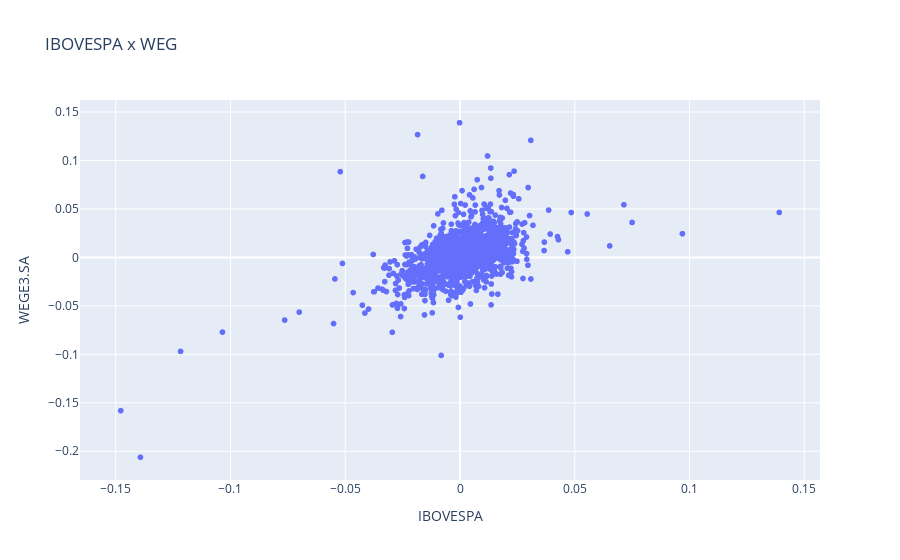

This figure's notebook cell:
### Code cell
figure = px.scatter(dataset_return, x = 'IBOVESPA', y = 'WEGE3.SA', title = 'IBOVESPA x WEG')
figure.show()

### Figure 1 — Plotly figure (JSON) as saved in the notebook; plotly's stock layout.template omitted (floating-point values rounded to 4 significant figures; data arrays with more than 128 entries replaced by an {"elided": "..."} marker saying what was removed)
{"data": [{"hovertemplate": "IBOVESPA=%{x}<br>WEGE3.SA=%{y}<extra></extra>", "legendgroup": "", "marker": {"color": "#636efa", "symbol": "circle"}, "mode": "markers", "name": "", "showlegend": false, "type": "scattergl", "x": {"elided": "1477 float values"}, "xaxis": "x", "y": {"elided": "1477 float values"}, "yaxis": "y"}], "layout": {"legend": {"tracegroupgap": 0}, "title": {"text": "IBOVESPA x WEG"}, "xaxis": {"anchor": "y", "domain": [0, 1], "title": {"text": "IBOVESPA"}}, "yaxis": {"anchor": "x", "domain": [0, 1], "title": {"text": "WEGE3.SA"}}}}
